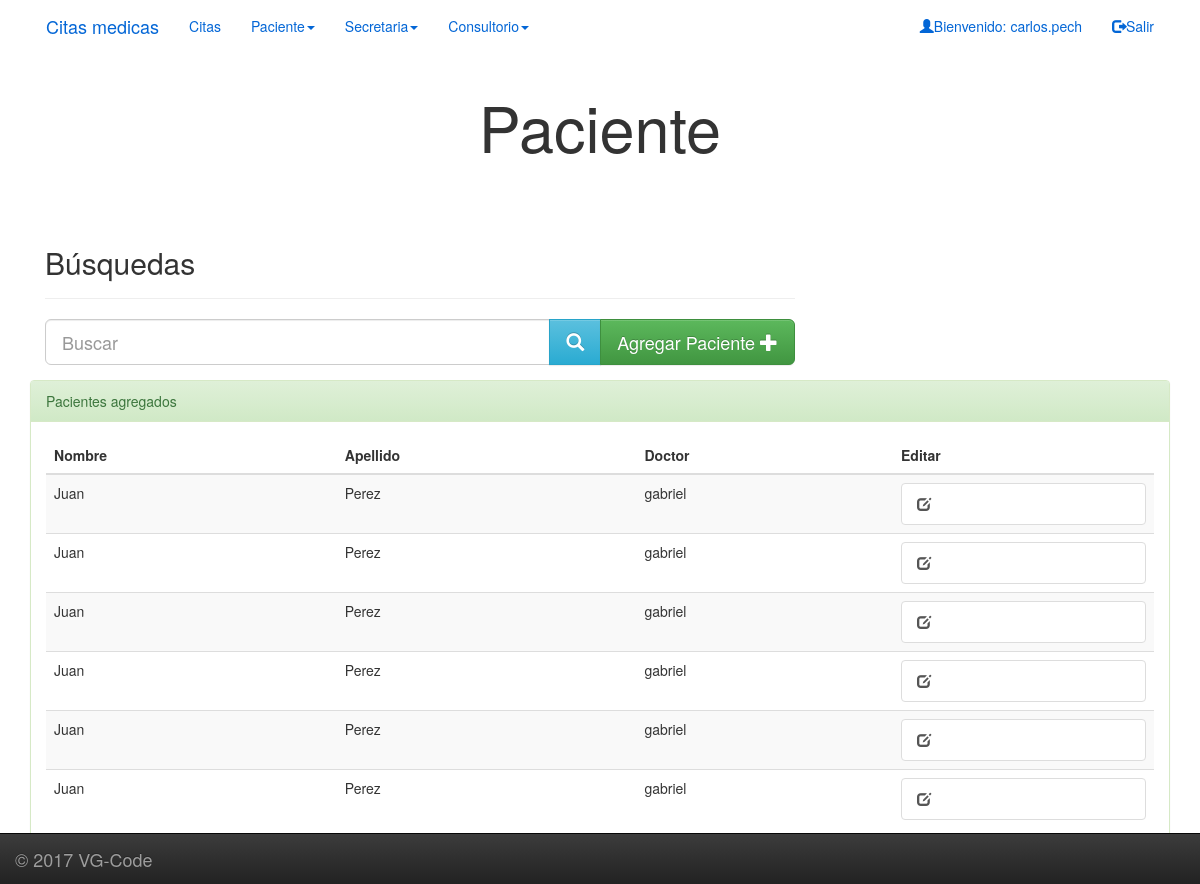
The app's page /citasmedicas/paciente/lista/ (signed in), older data.
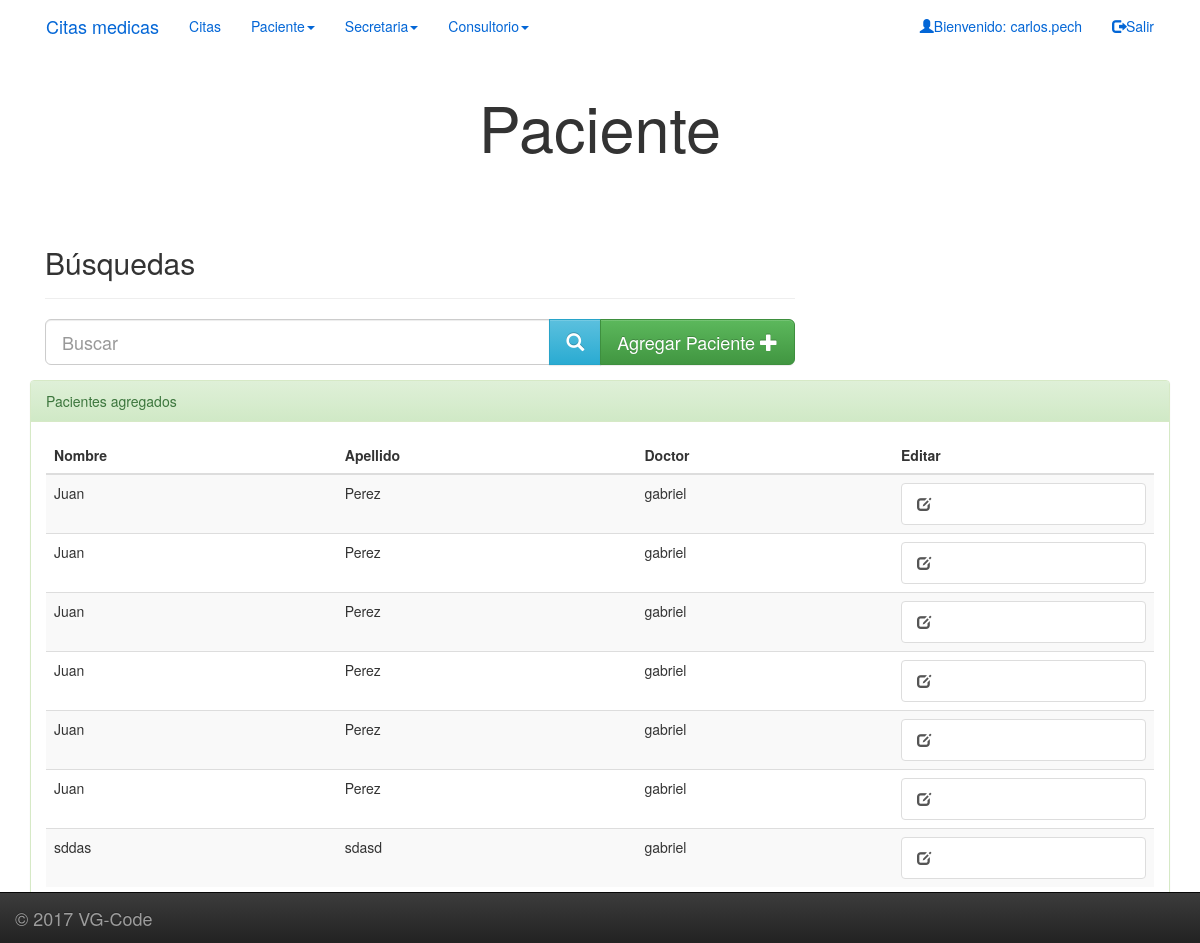
The same page, newer data.
### citasmedicas/models.py (models this page shows, shortened)
class Paciente(models.Model):
    doctor = models.ForeignKey(Doctor, related_name='paciente')
    usuario = models.ForeignKey(User, on_delete=models.CASCADE)
    nombre = models.CharField(max_length=150)
    apellido_paterno = models.CharField(max_length=150)
    apellido_materno = models.CharField(max_length=150)
    telefono_personal = models.IntegerField()
    fecha_nacimiento = models.DateField()

class Doctor(models.Model):
    usuario = models.ForeignKey(User, on_delete=models.CASCADE,
                                related_name='doctor')
    nombres = models.CharField(max_length=100)
    apellido_paterno = models.CharField(max_length=50)
    apellido_materno = models.CharField(max_length=50, blank=True)
    titulo = models.CharField(max_length=100)
    especialidad = models.CharField(max_length=50, blank=True, null=True)
    cedula_profesional = models.CharField(max_length=8)
    cedula_especialidad = models.CharField(max_length=8)
    registro_ssa = models.CharField(max_length=8)
    class Meta(object):
        verbose_name_plural = 'Doctores'
    def __str__(self):
        return self.nombres

### citasmedicas/views.py (the view)
@login_required(login_url='login')
def paciente_lista(request):
    try:
        doctor = Doctor.objects.get(usuario=request.user)
    except Doctor.DoesNotExist:
        doctor = None
        messages.warning(request, "Acceso no autorizado")
        return render(request,
                      'citasmedicas/mensajes_usuarios.html')
    results = {}
    query = request.GET.get('q', '')
    if query:
        results['pacientes'] = Paciente.objects.filter(
            Q(doctor=doctor),
            Q(nombre__icontains=query) |
            Q(apellido_materno__icontains=query) |
            Q(apellido_paterno__icontains=query)
        )
        if not results:
            results['pacientes'] = Paciente.objects.filter(doctor=doctor)
    else:
        results['pacientes'] = Paciente.objects.filter(doctor=doctor)
    context = {
        'results': results,
        'query': query
    }
    return render(request, 'citasmedicas/paciente_alta.html', context)

### citasmedicas/templates/citasmedicas/paciente_alta.html (shortened to what this page needs)
{% extends "citasmedicas/base.html" %}
{% block content %}
  {% load static %}
  {% static "citasmedicas/img/computer.jpg" as myphoto %}
  <div class="container">
    <h1 style="font-size:63px;text-align:center;">Paciente</h1>
    <div class="row">
    </div>
    {% if results.pacientes %}
      <div class="container" id="seach_data">
        <div class="row">
          <div class="col-md-8">
              <div class="page-header"><h2>Búsquedas</h2></div>
              <form action="." method="GET" role="form">
                  <div class="form-group">
                      <div class="input-group col-md-12">
                          <input type="text" name="q" value="{{ query|escape }}"  class="form-control input-lg" placeholder="Buscar" />
                          <span class="input-group-btn">
                              <button  class="btn btn-info btn-lg" type="submit">
                                  <i class="glyphicon glyphicon-search"></i>
                              </button>
                              <a href="{% url 'paciente_alta' %}" class="btn btn-success btn-lg">
                                Agregar Paciente
                                <i class="glyphicon glyphicon-plus"></i>
                              </a>
                          </span>
                      </div>
                  </div>
              </form>
          </div>
        </div>
      </div>
      <div class="panel panel-success">
          <div class="panel-heading">Pacientes agregados</div>
          <div class="panel-body">
            <table class="table table-striped">
              <thead>
                <tr>
                  <th>Nombre</td>
                  <th>Apellido</td>
                  <th>Doctor</td>
                  <th>Editar</td>
                </tr>
              </thead>
              <tbody>
                {% for paciente in results.pacientes %}
                  <tr>
                    <td>{{paciente.nombre}}</td>
                    <td>{{paciente.apellido_paterno}}</td>
                    <td>{{paciente.doctor}}</td>
                    <td><a href="{% url 'paciente_editar' pk=paciente.pk %}" class="list-group-item"><span class="glyphicon glyphicon-edit"></span></a></td>
                  </tr>
                {% endfor %}
              </tbody>
            </table>
          </div>
      </div>
    {% endif %}
  </div>
{% endblock %}

Row changes from the older to the newer data that the page shows:
added Paciente: nombre "sddas", apellido_paterno "sdasd", doctor "gabriel"
